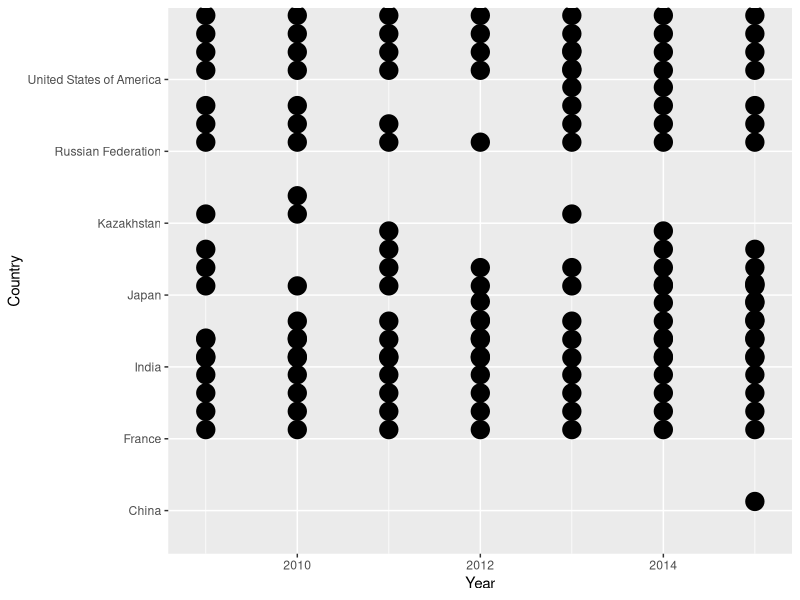
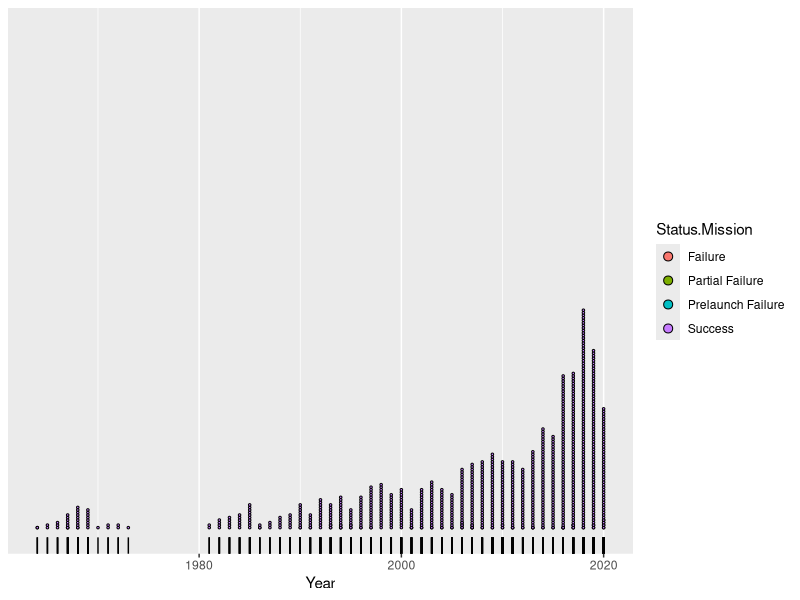

Reproduce these figures in R, in order. (Note: this script raises an error after producing the figures.)
library(dplyr)
library(ggplot2)

df <- read.csv("rockets.csv")

countries <- unique(df$Country)
statuses <- unique(df$Status.Mission)
companies <- unique(df$Company.Name)

ggplot(df %>% filter(Year >= 2009 & Year <= 2015), aes(x=Year, y=Country)) +
  geom_dotplot()


ggplot(df, aes(x=Year, fill=Status.Mission)) +
  geom_dotplot(binwidth = .25) +
  geom_rug() +
  scale_y_continuous(breaks = NULL) +
  theme(axis.title.y = element_blank())


df %>% ggvis(~Year, ~Company.Name) %>%
  layer_points(size := 50, size.hover := 200,
               fillOpacity := 0.2, fillOpacity.hover := 0.5,
               stroke = ~Status.Mission) %>%
  add_axis("y", title = "Company") %>%
  add_axis("x", title = "Year") %>%
  scale_nominal("stroke", domain = c(statuses),
              range = c("blue", "red", "orange", "pink"))


df %>% ggvis(~Year, ~Country) %>%
  layer_points(size := 50, size.hover := 200,
               fillOpacity := 0.2, fillOpacity.hover := 0.5,
               stroke = ~Status.Mission) %>%
  add_axis("y", title = "Country") %>%
  add_axis("x", title = "Year") %>%
  scale_nominal("stroke", domain = c(statuses),
                range = c("blue", "red", "orange", "pink"))
